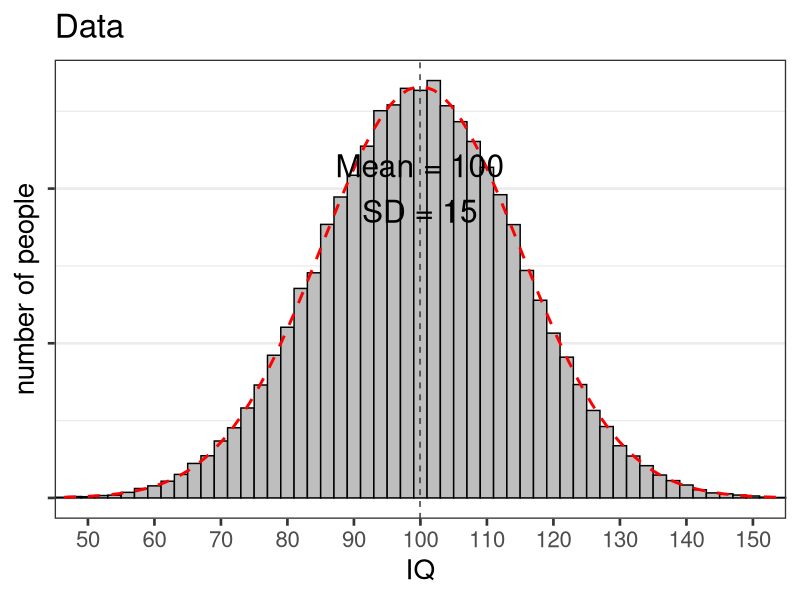
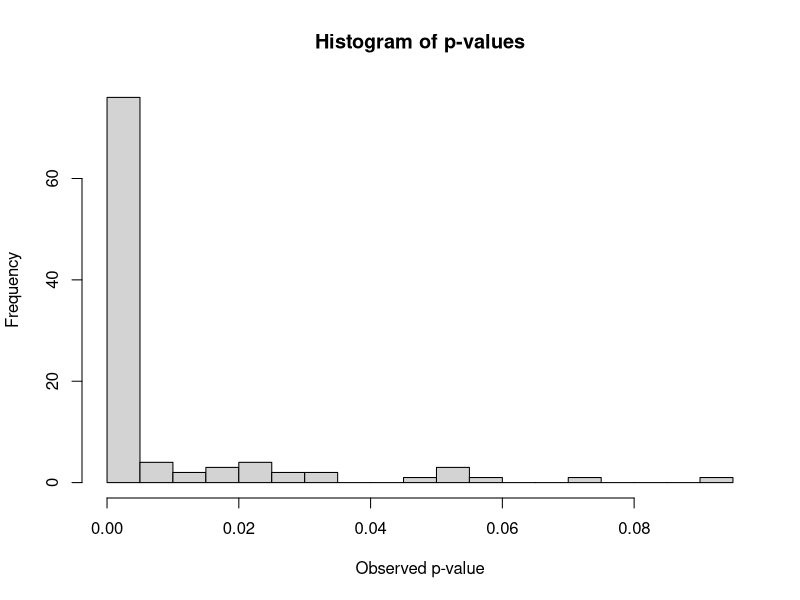

Write R code to recreate these figures, in order.
library(ggplot2)

#Simulate one group
n = 100000 #set sample size
x <- rnorm(n = n, mean = 100, sd = 15) #create sample from normal distribution

#plot data
ggplot(as.data.frame(x), aes(x))  + 
   geom_histogram(colour="black", fill="grey", aes(y=..density..), binwidth=2) +
   stat_function(fun=dnorm, args=c(mean=100,sd=15), size=1, color="red", lty=2) +
   #  geom_density(fill=NA, colour="black", size = 1) +
   xlab("IQ") + ylab("number of people")  + ggtitle("Data") + 
   theme_bw(base_size=20) + 
   theme(panel.grid.major.x = element_blank(), axis.text.y = element_blank(), panel.grid.minor.x = element_blank()) + 
   geom_vline(xintercept=mean(x), colour="gray20", linetype="dashed") + 
   coord_cartesian(xlim=c(50,150)) + 
   scale_x_continuous(breaks=c(50,60,70,80,90,100,110,120,130,140,150)) +
   annotate("text", x = mean(x), y = 0.02, label = paste("Mean = ",round(mean(x)),"\n","SD = ",round(sd(x)),sep=""), size=8)

# Q1) What is the difference in IQ points between the highest and the lowest 
# mean from your 10 simulations? 
samples <- lapply(1:10, function(x) rnorm(n = n, mean = 100, sd = 15))
means <- sapply(samples, mean)

max(means) - min(means)
#> 15.35

# Q2) The variability in the means is determined by the standard deviation of the measurement. In real life, the standard deviation can be reduced by for example using multiple and reliable measurements (which is why an IQ test has not just one question, but many different questions). It’s not always possible to reduce the standard deviation in the real world, but it is possible in our simulation. Change the sd = 15 in line 7 to sd = 2. And simulate 10 new samples. What happens?
# A) There is no difference between the means when sd = 15 compared to when sd = 2.
# B) There is no difference between the standard deviations when sd = 15 compared to when sd = 2.
# C) With sd = 2, the variation in means has increased substantially compared to sd = 15.
# *D)* With sd = 2, the variation in means has decreased substantially compared to sd = 15.
samples <- lapply(1:10, function(x) rnorm(n = n, mean = 100, sd = 2))
means <- sapply(samples, mean)
sds <- sapply(samples, sd)

max(means) - min(means)
#> 2.41

# Q3) Simulate at least 10 samples with n = 10, and 10 samples with n = 100. Look at the distribution of the data you have simulated. Which statement below is true?
# A) With small samples, it is very clear the data does not come from a population where IQ scores are normally distributed.
# B) With small samples, it is very clear the data comes from a population where IQ scores are normally distributed.
# *C)* The data always come from a population where IQ scores are normally distributed, but this is very difficult to see, especially when n = 10, but sometimes also when n = 100.
# D) The data always come from a population where IQ scores are normally distributed. This can easily be seen when we compare the true population normal distribution (the red dotted line) against the data.

# Calculating n: 
# If you know 
#     % of means to fall in desired range (e.g. 95% in +/- 2)
#     sd of data
# Convert % CI to z-score (eg 95% -> 1.96) and use
#     n = Z * (sd / range)^2
#     eg. n = 1.96 * (15 / 2)^2 for IQ range 98-102. 

#to get emoticons for each test, set wait to 1 and showfaces to 1. 
#When running large number of simulations, se wait to 0 and showfaces to 0.
options(scipen=20) #disable scientific notation for numbers
waitx<-0.5 #To see a small wait between individual trials, set a wait time to e.g., 0.5 
showfaces<-1 #Set to 0 if you do not want the faces, set to 1 if you want to see the faces

nSims <- 100 #number of simulated experiments (for large numbers, set wait to 0 and showfaces to 0)
n<-164 #sample size in each group

#set up some variables
p<-numeric(nSims) 

for(i in 1:nSims){ #for each simulated experiment
   x<-rnorm(n = n, mean = 100, sd = 15) #produce N simulated participants
   y<-rnorm(n = n, mean = 106, sd = 15) #produce N simulated participants
   z<-t.test(x,y) #perform the t-test
   p[i]<-z$p.value #get the p-value and store it
   if(z$p.value < 0.001  & showfaces==1){cat(":D     p =",z$p.value,"\n\n")}  
   if(0.001 <= z$p.value & z$p.value < 0.01  & showfaces==1){cat(":)     p =",z$p.value,"\n\n")}
   if(0.01 <= z$p.value & z$p.value < 0.05  & showfaces==1){cat("(^.^)  p =",z$p.value,"\n\n")}
   if(0.05 <= z$p.value & z$p.value < 0.10  & showfaces==1){cat("(._.)  p =",z$p.value,"\n\n")}
   if(z$p.value>0.10  & showfaces==1){cat(":(     p =",z$p.value,"\n\n")}
   Sys.sleep(waitx)
}

#now plot histograms of p-values, t-values, d, observed power
hist(p, main="Histogram of p-values", xlab=("Observed p-value"), breaks = 20)

# Statistical power is a function of effect size, alpha, and n

# Q4) We never know the true effect size in real studies. One approach people often use in
# a-priori power analyses is to set the smallest effect size of interest. For example, using
# the benchmarks by Cohen, we know d = 0.2 is a small effect. We might decide that if we
# do not observe an effect size of 0.2 or larger, we are not interested in the effect. Use
# G*power to calculate how many participants we need in each group, in an independent
# t-test, with an alpha level of 0.05, to get 0.95 power to observe an effect size of d = 0.2.
# A) 51 C) 290
# B) 242 *D)* 651

power.t.test(delta = 0.2, sd = 1, power = 0.95)

# Q5) Fill in the statistics for the main effect of caller location as a function of the loudness
# of the voice over the telephone, t(40) = 2.27. Check the effect size calculation using the
# From_R2D2 spreadsheet if we calculated the reported effect size correctly. You can fill in 
# N = 42 (for a t-test, N is the degrees of freedom + 2) and t = 2.27. Note that we reported
# Cohen’s d for the sample (in the spreadsheet, indicated by Cohen’s ds). If you want to
# repeat this study with 90% power, use G*power to calculate how many participants you
# would you need in each group, assuming the Cohen’s d of 0.7 is the true effect size.
# A) 24 C) 44
# B) 36 D) 55

power.t.test(delta = 0.7, sd = 1, power = 0.9)
#> 44

# Q6: For power analyses, it is best to use unbiased effect size estimates. Redo the power
# analysis, now using Hedges’ g, which you can also get from the From_R2D2 spreadsheet.
# If you want to repeat this study with 90% power, how many participants would you need
# in each group?
# A) 26 C) 66
# B) 46 D) 86

power.t.test(delta = 0.68372, sd = 1, power = 0.9)
#> 46

# Q7: It is very risky to base the power analysis on a single study. Due to publication bias,
# single studies often overestimate the true effect size, sometimes substantially. A third
# approach is to use the effect size from a meta-analytic effect size estimate. As it turns out
# (and as is often the case), the effect size for the loudness = closer effect observed by
# Zhang, Lakens, & IJsselsteijn in Study 1 was overestimated. After three studies, the
# authors perform a meta-analysis. Below, we see three lines with the effect sizes and
# confidence intervals for each study. On the bottom line, we see the overall meta-analytic
# effect size of 0.37. 
# Based on an a-priori power analysis, how many participants would you need in each
# group if you wanted to achieve 90% power? (Note that formally, Hedges’ g would be better
#    again, but with very large samples or meta-analytic estimates, the difference is often too
#    small to matter).

power.t.test(delta = 0.37, sd = 1, power = 0.9)
#> 155

# Q8) The ηp^2 =0.27. What is the ωp²?
# A) 0.24 C) 0.26
# *B)* 0.25 D) 0.27

# Q9) Which sample size is required to achieve 90% power?
# A) 14 *C)* 42
# B) 22 D) 58

# Guess, G*Power doesn't work on linux